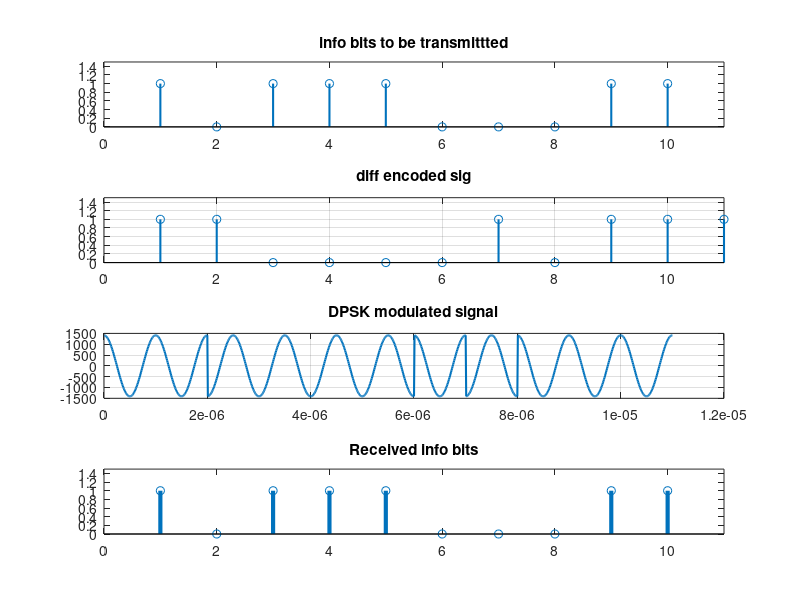

Here is the MATLAB script that generated this plot:
clc;clear all;close all;
N=10;
bk=round(rand(1,N));
br=10^6;
f=br;
T=1/br;
grid on;
subplot(4,1,1);
stem(bk,'LineWidth',1.5);
title('info bits to be transmittted');
axis([0 11 0 1.5]);

dk=1;
coded=[dk];
for i=1:length(bk);
    temp=~xor(dk,bk(i));
    coded=[coded temp];
    dk=temp;
end

subplot(4,1,2);
stem(coded,'LineWidth',1.5);
grid on;
title('diff encoded sig');
axis([0 11 0 1.5]);

%Modulation
coded_PNRZ=2*coded-1;
mod_sig=[];
t=T/99:T/99:T;
for i=1:length(coded)
    temp=coded_PNRZ(i)*sqrt(2/T)*cos(2*pi*f*t);
    mod_sig=[mod_sig temp];
end

subplot(4,1,3);
tt=T/99:T/99:(T*length(coded));
plot(tt,mod_sig,'LineWidth',1.5);
title('DPSK modulated signal');
grid on;

%Demodulation
rec_sig=mod_sig;
rec_data=[];
for i=1:length(coded)-1
    y_in=rec_sig((i-1)*length(t)+1:i*length(t)).*rec_sig((i)*length(t)+1:(i+1)*length(t));
    y_in_intg=trapz(t,y_in);
    if (y_in_intg>0)
        temp=1;
    else
        temp=0;
    end
    rec_data=[rec_data temp];
end

subplot(4,1,4);
stem(rec_data,'LineWidth',3);
title('Received info bits');
axis([0 11 0 1.5]);

